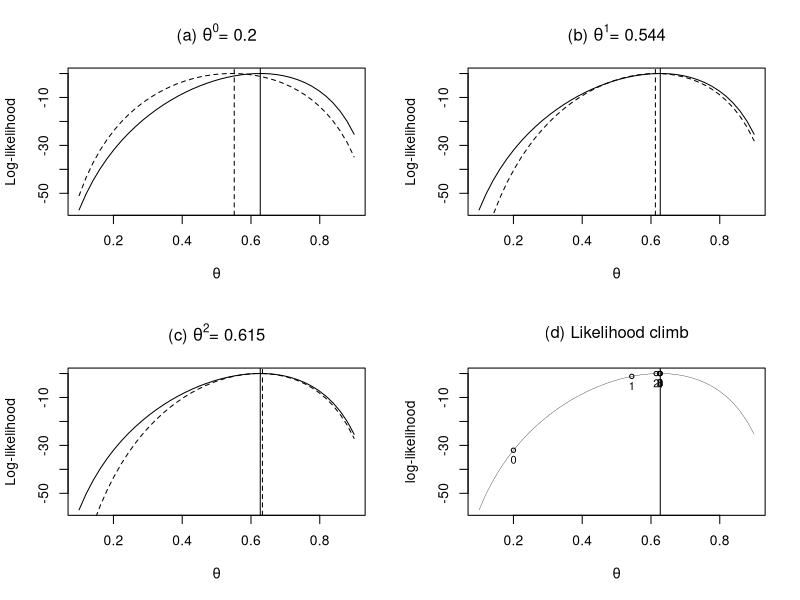

Source code (R):
# Example 12.2 and Figure 12.1
#  Illustration of EM algorithm:
 
y<- c(125,18,20,34)
phat<- 0.2
x<- c(0,0,18,20,34)
for (i in 1:5){
  x[1]<- .5/(.5+phat[i]/4)*y[1]
  x[2]<- y[1]-x[1]
  phat<- c(phat,(x[2]+x[5])/(sum(x)-x[1]))
}
print(round(phat,3))

p <- seq(.1,.9,len=40)
l1<- y[1]*log(.5+p/4) + (y[2]+y[3])*log(1-p) + y[4]*log(p)

par(mfrow=c(2,2))

for (i in 1:3){ 
  x[1]<- .5/(.5+phat[i]/4)*y[1]
  x[2]<- y[1]-x[1]
  l2<- (x[2]+x[5])*log(p) + (x[3]+x[4])*log(1-p)
  plot(p,l1-max(l1),type='l',xlab=expression(theta),
     ylab='Log-likelihood')
   lines(p,l2-max(l2),lty=2)
   abline(v=min(p[l2==max(l2)]),lty=2)
   abline(v=.627)
  if (i ==1) title(expression(paste('(a) ',theta^0,'= 0.2')))
  if (i ==2) title(expression(paste('(b) ',theta^1,'= 0.544')))
  if (i ==3) title(expression(paste('(c) ',theta^2,'= 0.615')))
}

lp<- y[1]*log(.5+phat/4) + (y[2]+y[3])*log(1-phat) + y[4]*log(phat)
  lp<- lp-max(lp)

plot(p,l1-max(l1),type='n',
      xlab=expression(theta),ylab='log-likelihood')
  lines(p,l1-max(l1),lwd=.3)
  points(phat,lp,cex=.7)
  text(phat,lp-4,0:4,cex=.8)
  abline(v=.627)
  title(expression('(d) Likelihood climb'))
